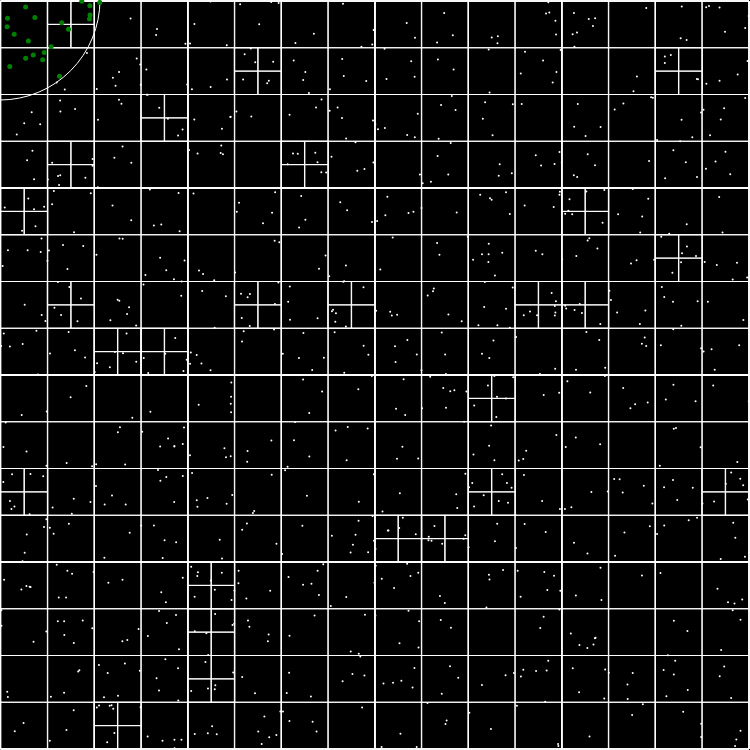
Frame 1 (no input)
Frame 60 (no input): identical to frame 1, image omitted
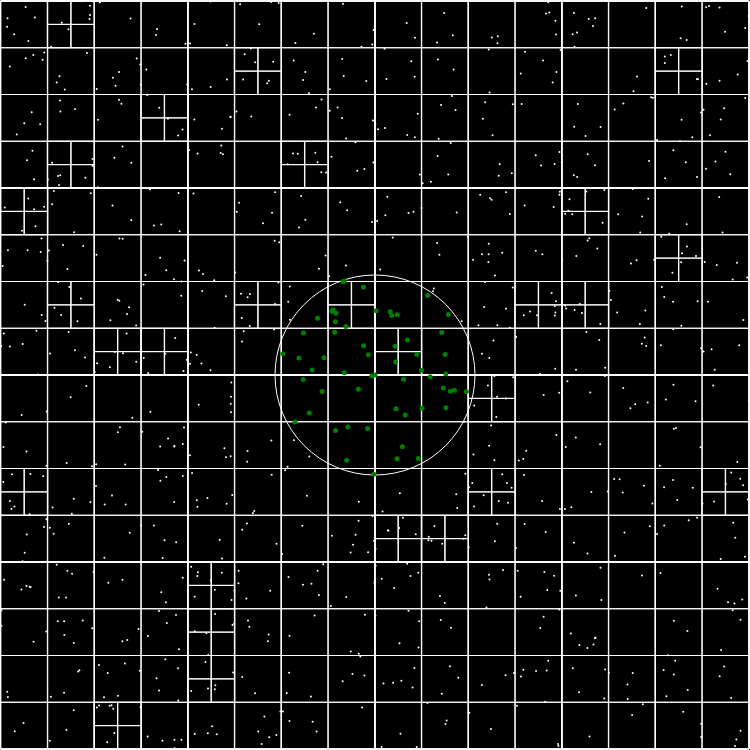
Frame 120 (the mouse pressed at the canvas centre since frame 60)

The p5.js sketch that drew these frames (run headless with seeded random() and noise() and a simulated clock; from frame 60 on, the mouse is pressed at the canvas centre):

// p5.js sketch
// ── sketch.js
const WD_WIDTH = 750;
const WD_HEIGHT = 750;
const RADIUS = 100;

var quadtree;
var points = [];
function setup() {
  createCanvas(WD_WIDTH, WD_HEIGHT)

  for (let i = 0; i < 1000; i++){
    points.push(new Point(
      random(WD_WIDTH),
      random(WD_HEIGHT)
    ))
  }

  console.log(quadtree)
}

function draw() {
  background(0);

  let startTime = millis();
  quadtree = new QuadTree(new Point(WD_WIDTH / 2, WD_HEIGHT / 2), WD_WIDTH - 2, WD_HEIGHT - 2)
  for (let i = 0; i < points.length; i++)
    quadtree.insert(points[i]);

  let foundPoints = quadtree.queryCircle(new Point(mouseX, mouseY), RADIUS);
  console.log("total " + points.length + " points, found " + foundPoints.length + " in " + Math.floor(millis() - startTime) + " ms");
  quadtree.show();

  noFill();
  strokeWeight(1);
  stroke(255);
  ellipse(mouseX, mouseY, RADIUS * 2, RADIUS * 2);
  
  strokeWeight(5);
  stroke("green");
  for (let i = 0; i < foundPoints.length; i++)
    _drawPoint(foundPoints[i]);
}

function _drawPoint(p){
  point(p.x, p.y);
}

function mousePressed(){
  points.push(new Point(mouseX, mouseY));
}

function mouseDragged(){
  points.push(new Point(mouseX, mouseY));
}

function touchMoved(){
  console.log("a")
  console.log(quadtree.queryCircle(new Point(mouseX, mouseY), 100));
  return false;
}
// ── quadtree.js
const CAPACITY = 4;

class Point{
    constructor(x, y){
        this.x = x;
        this.y = y;
    }
}


class QuadTree{
    constructor(position, width, height){
        this.position = position;
        this.width = width;
        this.height = height;
        this.points = [];

        this.devided = false;

        // follows the four quadrants of a Cartesian coordinate system
        this.childI = null;
        this.childII = null;
        this.childIII = null;
        this.childIV = null;
    }

    // reference https://yal.cc/rectangle-circle-intersection-test/
    _intersect(center, radius){
        let nearestX = Math.max(this.position.x - this.width / 2, Math.min(center.x, this.width))
        let nearestY = Math.max(this.position.y - this.height / 2, Math.min(center.y, this.height))
        return Math.pow(center.x - nearestX, 2) + Math.pow(center.y - nearestY, 2) < Math.pow(radius, 2);
    }

    queryCircle(center, radius){
        // if (!this._intersect(center, radius))
        //     return [];

        let result = [];
        for (let i = 0; i < this.points.length; i++){
            let point = this.points[i];

            if (Math.pow(center.x - point.x, 2) + Math.pow(center.y - point.y, 2) <= Math.pow(radius, 2))
                result.push(point);
        }

        if (this.devided){
            result = result.concat(this.childI.queryCircle(center, radius));
            result = result.concat(this.childII.queryCircle(center, radius));
            result = result.concat(this.childIII.queryCircle(center, radius));
            result = result.concat(this.childIV.queryCircle(center, radius));
        }

        return result;
    }

    contains(point){
        return point.x >= this.position.x  - this.width / 2&& 
            point.x <= this.position.x + this.width / 2 &&
            point.y >= this.position.y  - this.height / 2&& 
            point.y <= this.position.y + this.height / 2
    }

    insert(point){
        if (!this.contains(point))
            return false;

        if (this.points.length < CAPACITY){
            this.points.push(point);
            return true;
        }

        if (!this.devided)
            this._devide()

        if (this.childI.insert(point)) return true;
        else if (this.childII.insert(point)) return true;
        else if (this.childIII.insert(point)) return true;
        else return this.childIV.insert(point);
    }

    _devide(){
        let p = this.position;

        this.childI = new QuadTree(
            new Point(
                p.x + this.width / 4,
                p.y - this.height / 4
            ),
            this.width / 2,
            this.height / 2
        )
        this.childII = new QuadTree(
            new Point(
                p.x - this.width / 4,
                p.y - this.height / 4
            ),
            this.width / 2,
            this.height / 2
        )
        this.childIII = new QuadTree(
            new Point(
                p.x - this.width / 4,
                p.y + this.height / 4
            ),
            this.width / 2,
            this.height / 2
        )
        this.childIV = new QuadTree(
            new Point(
                p.x + this.width / 4,
                p.y + this.height / 4
            ),
            this.width / 2,
            this.height / 2
        )

        this.devided = true;
    }

    show(){
        this._drawBoundary();
        this._drawPoints();  

        if (this.devided){
            this.childI.show();
            this.childII.show();
            this.childIII.show();
            this.childIV.show();
        } 
    }

    _drawPoints(){
        stroke(255);
        strokeWeight(2);
        for (let i = 0; i < this.points.length; i++){
            let p = this.points[i];
            point(p.x, p.y);
        }
    }

    _drawBoundary(){
        strokeWeight(1);
        stroke(255);
        noFill();
        rectMode(CENTER);
        rect(
            this.position.x, 
            this.position.y, 
            this.width, 
            this.height
        );
    }
}
